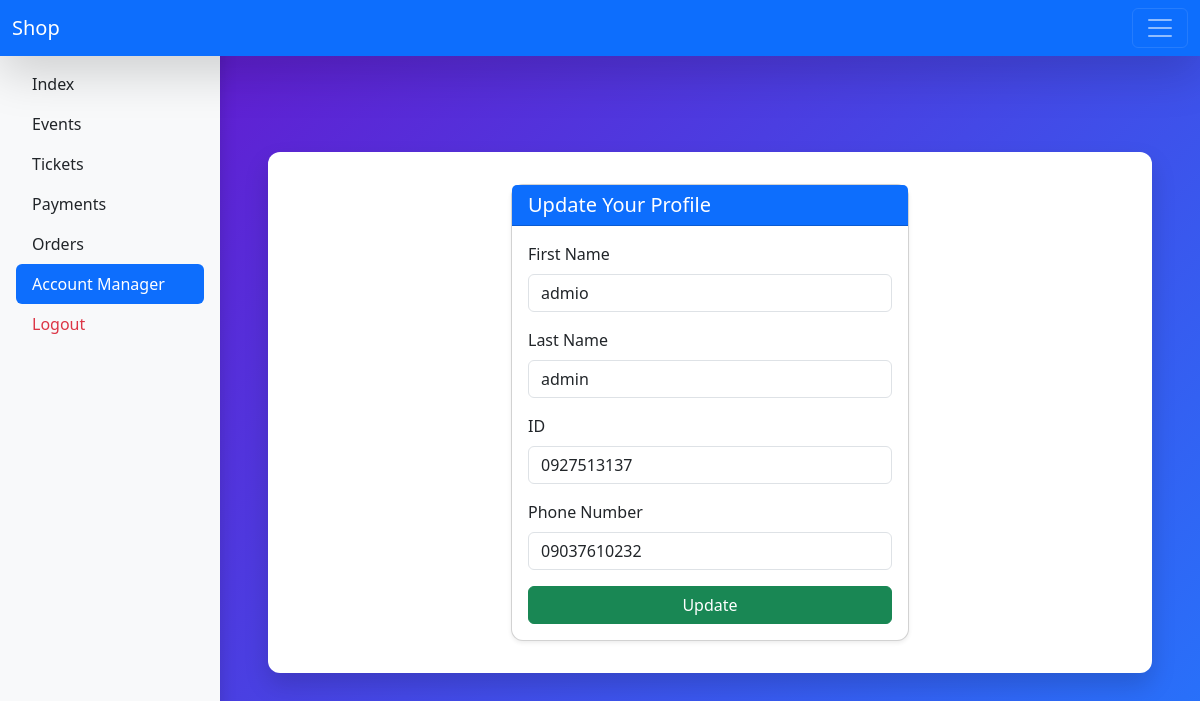
Page /panel/update/ (signed in) on the committed database.
### accounts/models.py (models this page shows, shortened)
class User(AbstractBaseUser):
    phone_number = models.CharField(max_length=11, unique=True)
    first_name = models.CharField(max_length=200, blank=True, null=True)
    last_name = models.CharField(max_length=200, blank=True, null=True)
    id_card = models.CharField(max_length=10, unique=True)
    is_active = models.BooleanField(default=True)
    is_staff = models.BooleanField(default=False)
    objects = UserManager()
    REQUIRED_FIELDS = ['id_card']
    USERNAME_FIELD = 'phone_number'

### panel/views.py (the view, shortened to what this page needs)
# urls.py: path('update/', views.AlterAccountView.as_view(), name='update'),
class AlterAccountView(View):
    form_class = UserUpdateForm
    template_name = 'panel/update.html'
    def get(self, request):
        form = self.form_class(instance=request.user)
        return render(request, self.template_name, {'form': form})

### accounts/forms.py
class UserUpdateForm(forms.ModelForm):
    class Meta:
        model = User
        fields = (
            'first_name',
            'last_name',
            'id_card',
            'phone_number',
        )
        widgets = {
            'first_name': forms.TextInput(attrs={'class': 'form-control'}),
            'last_name': forms.TextInput(attrs={'class': 'form-control'}),
            'phone_number': forms.TextInput(attrs={'class': 'form-control'}),
            'id_card': forms.TextInput(attrs={'class': 'form-control'}),
        }
        labels = {
            'first_name': 'First Name',
            'last_name': 'Last Name',
            'phone_number': 'Phone Number',
            'id_card': 'ID',
        }
    def __init__(self, *args, **kwargs):
        super().__init__(*args, **kwargs)
        self.fields['first_name'].required = True
        self.fields['last_name'].required = True

### cart/cart.py (called while the page is built)
    def __len__(self):
        return sum(item['quantity'] for item in self.cart.values())

### cart/context_proccessors.py (called while the page is built)
def cart(request):
    return {'cart' : Cart(request)}

### panel/templates/panel/update.html (shortened to what this page needs)
{% extends 'panel/panel_base.html' %}
{% block content %}
<div class="container mt-5">
    <div class="row justify-content-center">
        <div class="col-md-6">
            <div class="card shadow-sm">
                <div class="card-header bg-primary text-white">
                    <h5 class="mb-0">Update Your Profile</h5>
                </div>
                <div class="card-body">
                    <form method="post" novalidate>
                        {% for field in form %}
                            <div class="mb-3">
                                <label for="{{ field.id_for_label }}" class="form-label">{{ field.label }}</label>
                                {{ field }}
                            </div>
                        {% endfor %}
                        <div class="d-grid">
                            <button type="submit" class="btn btn-success">Update</button>
                        </div>
                    </form>
                </div>
            </div>
        </div>
    </div>
</div>
{% endblock %}

### templates/css.html (style rules this page uses)
body { background: linear-gradient(135deg, #6a11cb, #2575fc); min-height: 100vh; color: #fff; font-family: 'Segoe UI', Tahoma, Geneva, Verdana, sans-serif; }
.container { background-color: #fff; color: #333; border-radius: 12px; padding: 2rem; box-shadow: 0 12px 25px rgba(0, 0, 0, 0.15); margin-top: 3rem; margin-bottom: 3rem; }
.card { border-radius: 12px; box-shadow: 0 8px 20px rgb(0 0 0 / 0.1); transition: transform 0.2s ease, box-shadow 0.2s ease; }
.card-header { font-weight: 700; font-size: 1.25rem; border-radius: 12px 12px 0 0; }

### rows in the picture
User: form "admio" "admin" "0927513137" "09037610232"

### other values in the picture
{{ field.label }} "First Name" "Last Name" "ID" "Phone Number"
